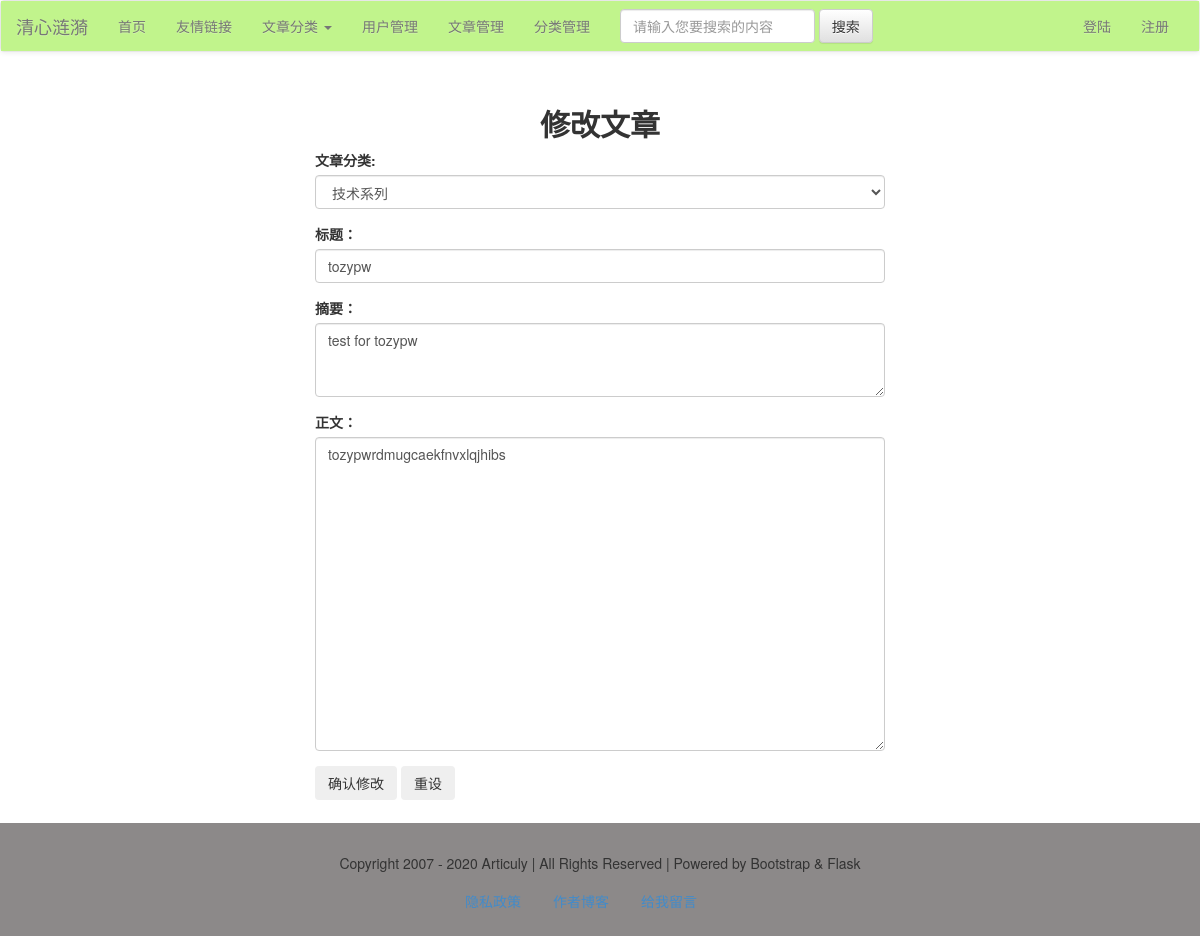
Page /article/edit/1 (signed in) on the earlier database version.
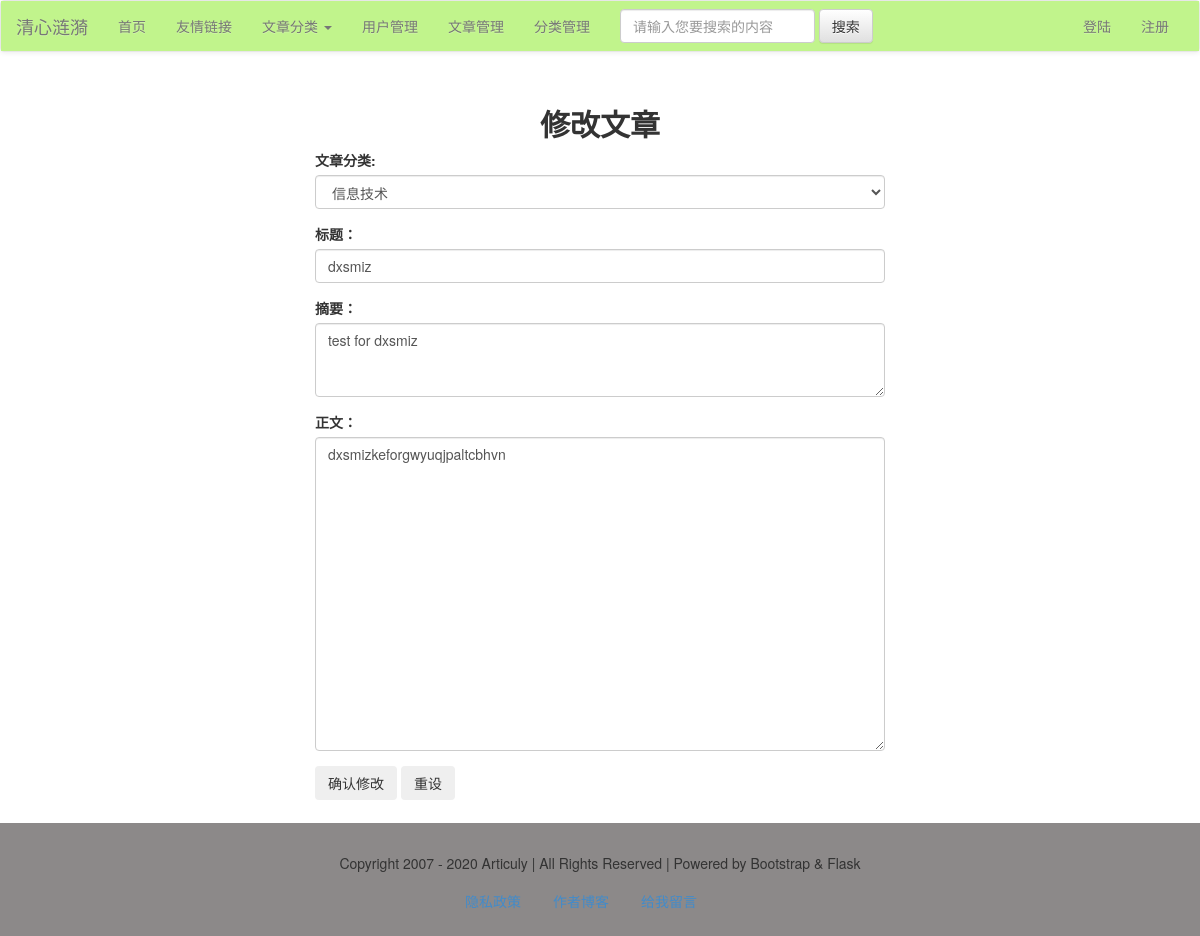
Same page on the later database version.
### models.py (models this page shows)
class Article(db.Model):
    id = db.Column(db.Integer, primary_key=True)
    title = db.Column(db.String)
    intro = db.Column(db.String)
    author = db.Column(db.String)
    content = db.Column(db.Text)
    pubdate = db.Column(db.DateTime, default=datetime.now)
    cate_id = db.Column(db.Integer, db.ForeignKey('category.cate_id'))

### views/articles.py (the view, shortened to what this page needs)
@article_app.route('/edit/<int:article_id>', methods=['get', 'post'])
@login_required
def edit(article_id):
    article = Article.query.get(article_id)
    return render_template('article/edit_article.html', article=article)

### app.py (called while the page is built)
@app.context_processor
def account():
    username = session.get('user')
    return {'username': username}

@app.context_processor
def getCateList():
    cates = Category.query.all()
    return {'cates': cates}

### libs.py (called while the page is built)
def login_required(func):
    @wraps(func)
    def decorator_nest(*args, **kwargs):
        if not 'user' in session:
            return redirect(url_for('login'))
        else:
            print(func)
            return func(*args, **kwargs)
    return decorator_nest

### templates/article/edit_article.html (shortened to what this page needs)
{% extends'base.html' %}
{% block content %}
    <div class="container-fluid">
        <div class="row">
            <div class="main col-lg-6 col-lg-offset-3 col-md-8 col-md-offset-2 col-sm-10 col-sm-offset-1 col-xs-12">
                <h2 class="text-center"><b>修改文章</b></h2>
                <div class="body">
                    <form action="" method="post">
                        <div class="form-group">
                            <label for="cate">文章分类:</label>
                            <select name="cate" id="cate" class="form-control">
                                {% for cate in cates %}
                                    <option value="{{ cate.cate_id }}"
                                    >{{ cate.cate_name }}</option>
                                {% endfor %}
                            </select>
                        </div>
                        <div class="form-group">
                            <label for="name">标题：</label>
                            <input class="form-control" type="text" name="title" id="title"
                                   value="{{ article.title }}"/>
                        </div>
                        <div class="form-group">
                            <label for="intro">摘要：</label>
                            <textarea name="intro" rows="3" cols="10" class="form-control">
                                    {{- article.intro -}}
                                </textarea>
                        </div>
                        <div class="form-group">
                            <label for="content">正文：</label>
                            <textarea name="content" rows="15" cols="10" class="form-control">
                                    {{- article.content -}}
                                </textarea>
                        </div>
                        <div class="form-group">
                            <input class="btn" type="submit" name="submit" id="btn1" value="确认修改"/>
                            <input class="btn" type="reset" name="reset" id="btn2" value="重设"/>
                        </div>
                    </form>
                </div>
            </div>
        </div>
    </div>
{% endblock %}

Differences in the rows shown:
changed Article: title "tozypw" → "dxsmiz"; intro "test for tozypw" → "test for dxsmiz"; content "tozypwrdmugcaekfnvxlqjhibs" → "dxsmizkeforgwyuqjpaltcbhvn"
Other differences:
form field cate: "技术系列" → "信息技术"
